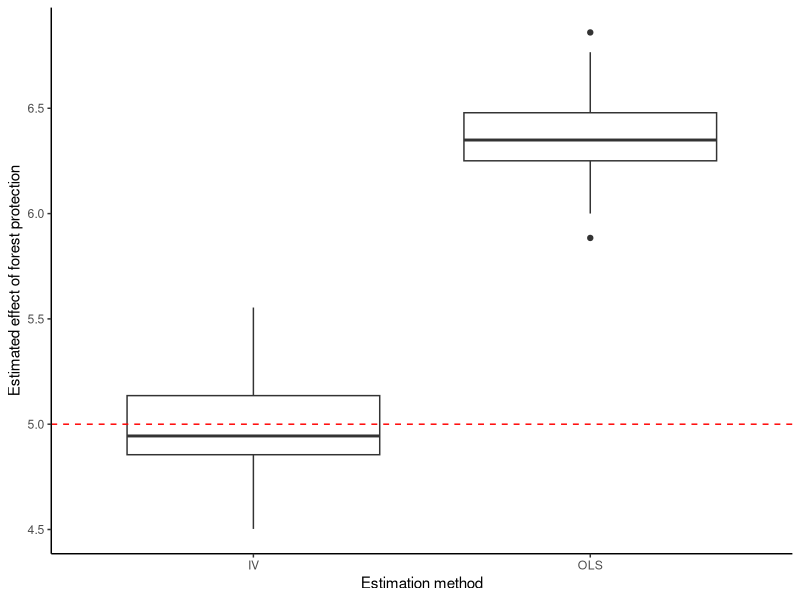
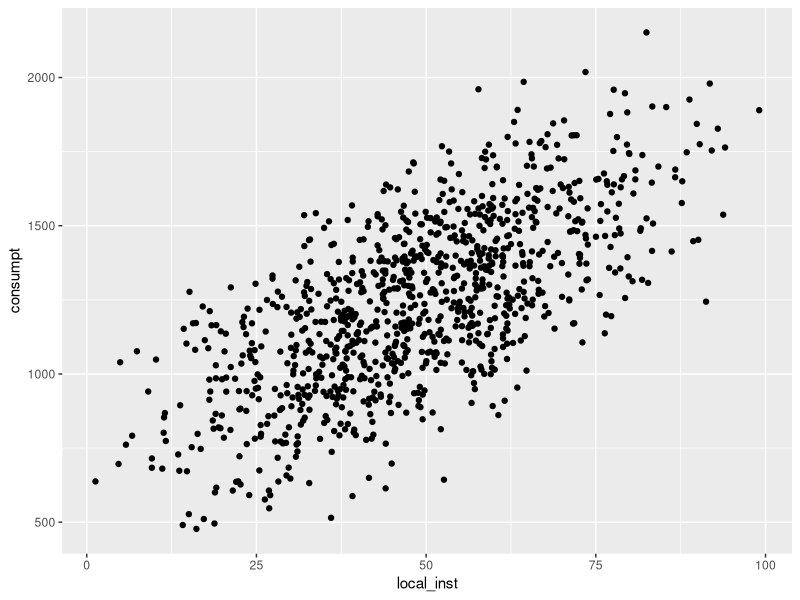

Write R code to recreate these figures, in order.
## ---- chunk 1
knitr::opts_chunk$set(echo = TRUE)

### Install package if you need to
# install.packages("AER",
#                  repos = "http://cran.us.r-project.org")

### Load required libraries
library(AER)
library(tidyverse)
## ---- chunk 2
### Write function to simulate a dataset
simulate_data <- function(){
  
  ## Create data variables within data.frame
  
  ## Make a column for observation ID
  df <- data.frame(id = seq(1, 1000), # ID is just a sequence from 1 to 1000
                   
                   ## Columns for covariates
                   slope = runif(1000, min = 50, max = 100), # Here we are generating random numbers for slow between 50 and 100 
                   elevation = runif(1000, min = 150, max = 185),
                   dist_cities = runif(1000, min = 0, max = 250),
                   
                   ## Unobserved variable
                   local_inst = rnorm(1000, mean = 49, sd = 17),
                   
                   ## A column for the error term
                   error = rnorm(1000, mean = 0, sd = 5),
                   
                   ### The instrumental variable
                   dist_tributary = rnorm(1000, mean = 400, sd = 140))
  
  
  ### Add columns for treatment (level of forest protection) and response (monthly household consumption)
  df <- df %>%
  ### Add column for the treatment variable, related to the IV
    mutate(forest_protect = 0.2*dist_tributary + 0.4*local_inst +
             rnorm(100, 0, 1)) %>%
  
  ### Add column for the outcome variable
    mutate(consumpt = 5*forest_protect + # This 5 is the important number! 
             0.07*slope + 0.05*elevation + 2*dist_cities + 
             10*local_inst + error) # we know that consumption is driven strongly by both forest protection and local institutions (The thing we can't measure super well)
  return(df)  
}
## ---- chunk 3
### Write a function to generate data and analyze using OLS 
ols_fun = function(){
  
  ## Simulate the dataset
  data <- simulate_data() #This is the function that we made above simulating the data 
  
  ## Run OLS
  ols <- lm(consumpt ~ forest_protect + slope + elevation + 
              dist_cities, data = data)
  
  ## Extract model coefficients and standard error
  protect_coeff <- coef(summary(ols))["forest_protect", "Estimate"]
  protect_se <- coef(summary(ols))["forest_protect", "Std. Error"]
  list <- list(protect_coeff, protect_se)
}

### Apply the function on 1000 replicates
ols_sim <- replicate(100, ols_fun()) #so we are simulating the data and running ols model and extracting the coefficients 100 times 

### Extract the model estimates
ols_protect_est <- unlist(ols_sim[1, ])

### Print mean, standard deviation, minimum, and maximum values for coefficient estimates
c(mean(ols_protect_est), sd(ols_protect_est), 
  min(ols_protect_est), max(ols_protect_est))

### Extract the standard deviations
ols_protect_sd <- unlist(ols_sim[2, ])

### Print mean, standard deviation, minimum, and maximum
### standard deviation of coefficient estimates
c(mean(ols_protect_sd), sd(ols_protect_sd), 
  min(ols_protect_sd), max(ols_protect_sd))
## ---- chunk 4
### Write a function to generate data and analyze using IV 
iv_tsls_fun = function(){
  
  ## Simulate the dataset
  data <- simulate_data() #This is the same functon for generating our data 
  
  ## Step 1
  ## Regress the percent of protected forest on the other explanatory variables 
  ## and our instrumental variable
  tsls_step1 <- lm(forest_protect ~ slope + elevation + # predict forest protection based on these other variables
                       dist_cities + dist_tributary, data = data)
  
  ## Extract fitted values of the percent of protected forest
  pred_value <- fitted.values(tsls_step1)
  
  ## Step 2
  ## Regress our outcome of interest on the predicted value of the treatment + 
  ## the other explanatory variables
  tsls_step2 <- lm(consumpt ~ pred_value + slope + elevation + dist_cities, # now here instead of using just forest protection we are using our predicted value of forest protection 
                   data = data)
  
  ## Extract model coefficients and standard error
  iv_coeff <- coef(summary(tsls_step2))["pred_value", "Estimate"]
  iv_se <- coef(summary(tsls_step2))["pred_value", "Std. Error"]
  list <- list(iv_coeff, iv_se)
}

### Apply the function on 100 replicates
iv_tsls_sim <- replicate(100, iv_tsls_fun()) #here again we are generating our data, analyzing it, and saving the coeffidients 100 times 

### Extract the model estimates
iv_tsls_est <- unlist(iv_tsls_sim[1, ])

### Print mean, standard deviation, minimum, and maximum values for coefficient estimates
c(mean(iv_tsls_est), sd(iv_tsls_est), 
  min(iv_tsls_est), max(iv_tsls_est))

### Extract the standard deviations
iv_tsls_est_sd <- unlist(iv_tsls_sim[2, ])

### Print mean, standard deviation, minimum, and maximum standard deviation 
### of coefficient estimates
c(mean(iv_tsls_est_sd), sd(iv_tsls_est_sd), 
  min(iv_tsls_est_sd), max(iv_tsls_est_sd))
## ---- chunk 5
### Make single df of model estimates
both_methods <- cbind.data.frame(ols_protect_est,
                                 iv_tsls_est)

### Reshape the data
both_methods <- both_methods %>%
  gather(method, estimate, ols_protect_est:iv_tsls_est) %>% #this is shifting the df from wide to long format (column for method and then all estimates togehter, handy and clean )
  mutate(method_clean = ifelse(method == "ols_protect_est", "OLS", "IV")) #This is just making a new column that is called method_clean that has either "OLS" or "IV" instead of the long method name

### Visualize distribution of estimates
ggplot(both_methods, aes(x = method_clean, y = estimate)) + #now just make a box plot to compare the coefficient outputs of each method 
  geom_boxplot() +
  theme_classic() +
  labs(y = "Estimated effect of forest protection",
       x = "Estimation method") +
  
  ## Add a horizontal line indicating the actual value of the effect
  geom_hline(yintercept = 5, 
             linetype = "dashed",
             color = "red")

#Comes back to the idea that the sign/direction for both methods was the same but OLS seems to overestimate the impact 

# ggsave("method_comparison.png")
## ---- chunk 6
### Write a function to generate data and analyze using IV
iv_fun <- function(){
  
  ## Simulate the data
  data <- simulate_data()
  
  ## Run with IV 
  IVreg <- ivreg(consumpt ~ forest_protect + slope + #still doing the same thing with two stage least squares! 
                   elevation + dist_cities | dist_tributary + #Create an IV by regressing all the variables after the                                                                   verticle line 
      # KAG question: how are we using slope, elev, and dist cities as instruments and in our main model? blow up the assumption that instruments have no other connection to Y?  
                   slope + elevation + dist_cities, data = data)
  
  ## Extract model coefficients and standard error
  protect_coeff <- coef(summary(IVreg))["forest_protect", "Estimate"]
  protect_se <- coef(summary(IVreg))["forest_protect", "Std. Error"]
  list <- list(protect_coeff,protect_se)
}

### Apply the IV function on 100 replicates
iv_sim <- replicate(100, iv_fun())

### Extract the model estimates
iv_protect_est <- unlist(iv_sim[1, ])

### Print mean, standard deviation, minimum, and maximum values for coefficient estimates
c(mean(iv_protect_est), sd(iv_protect_est), 
  min(iv_protect_est), max(iv_protect_est)) #Here we see that IV using ivreg func also worked and created the same correct result as when we coded out the two stage least squares, which is just a good sanity check because they are doing the same thing 

### Extract the standard deviations
iv_protect_sd <- unlist(iv_sim[2, ])

### Print mean, standard deviation, minimum, and maximum 
### standard deviation of coefficient estimates
c(mean(iv_protect_sd), sd(iv_protect_sd), 
  min(iv_protect_sd), max(iv_protect_sd))
## ---- chunk 7
### Simulate a dataset
data_for_iv <- simulate_data() # here we are just simulating our same data

### Write the first stage of two stage procedure
first_stage <- lm(forest_protect ~ slope + elevation + 
                    dist_cities + dist_tributary,
                  data = data_for_iv) #use the instruments to predict forest protection 

### F test to see if the instrument explains enough of the explanatory variable
instr_ftest <- waldtest(first_stage, .~.-dist_tributary)
print(instr_ftest) #test if the instrument explains enough of the explanatory variable 
# looks good! Remember Laura said standard right now is to have a F statistic greater than 40 and here we are over 1000 (it used to be acceptable to have F statistic above 10 ...)
# plus we have a low p value --> we can make the assumption that our instrument is relevant 

### visualize
data_for_iv %>%
  ggplot(aes(x = local_inst, y = consumpt)) + geom_point() # we can also visually check and yes it looks like there is a relationship btwn our outcome variable (consumption) and the local institutions (remember the thing we can't really control for well but we think it matters, the whole reason we used an instrument in the first place! )
